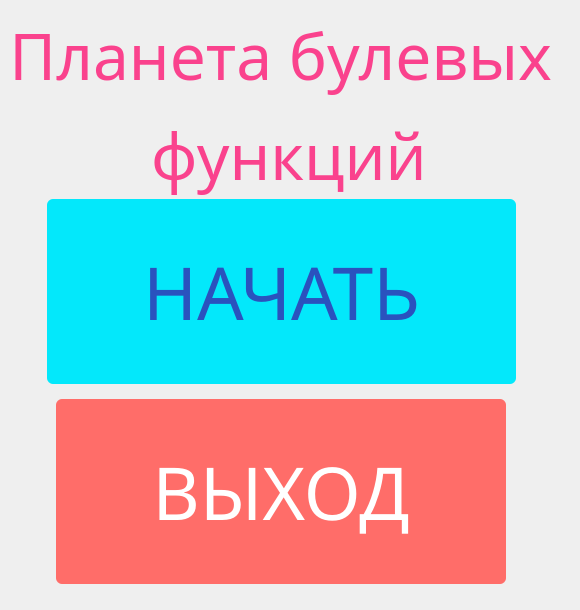
      <widget class="QWidget" name="page">
       <property name="styleSheet">
        <string notr="true">#page {
background-color: #18011b;
background-image: url(:/images/1.png)
}

QPushButton {
    display: inline-block;	
	box-sizing: border-box;
	padding: 0 20px;
    margin: 0 15px 15px 0;
	outline: none;
	border: none;  
	border-radius: 6px;
	height: 40px;
	line-height: 40px;
	color: #2a52be;
	background-color: #03e8fb;
	cursor: pointer;
	user-select: none;
	appearance: none;
	touch-action: manipulation;
}

QPushButton:hover {
  background-color: #ffd56b;
  color: #ff7538;
}

QPushButton:pressed {
	background-color: #AAAAAA;
    color: #fff;
}

QPushButton:enabled {
	pointer-events: none;
	opacity: 0;
}

QPushButton#exit{
  background-color: #ff6d69;
  color: #fff;
}
QPushButton#exit:hover{
  background-color: #ff3c36;
}
QPushButton#exit:hover:pressed {
	background-color: #AAAAAA;
    color: #fff;
}</string>
       </property>
       <layout class="QVBoxLayout" name="verticalLayout_10">
        <property name="spacing">
         <number>0</number>
        </property>
        <property name="leftMargin">
         <number>9</number>
        </property>
        <item>
         <widget class="QLabel" name="label_13">
          <property name="sizePolicy">
           <sizepolicy hsizetype="Preferred" vsizetype="Maximum">
            <horstretch>0</horstretch>
            <verstretch>0</verstretch>
           </sizepolicy>
          </property>
          <property name="font">
           <font>
            <family>XDRA Heavy</family>
            <pointsize>48</pointsize>
           </font>
          </property>
          <property name="text">
           <string>&lt;html&gt;&lt;head/&gt;&lt;body&gt;&lt;p&gt;&lt;span style=&quot; color:#fa428d;&quot;&gt;Планета булевых &lt;/span&gt;&lt;/p&gt;&lt;p&gt;&lt;span style=&quot; color:#fa428d;&quot;&gt;функций&lt;/span&gt;&lt;/p&gt;&lt;/body&gt;&lt;/html&gt;</string>
          </property>
          <property name="alignment">
           <set>Qt::AlignCenter</set>
          </property>
         </widget>
        </item>
        <item alignment="Qt::AlignHCenter">
         <widget class="QPushButton" name="play">
          <property name="sizePolicy">
           <sizepolicy hsizetype="Maximum" vsizetype="Maximum">
            <horstretch>0</horstretch>
            <verstretch>0</verstretch>
           </sizepolicy>
          </property>
          <property name="minimumSize">
           <size>
            <width>0</width>
            <height>200</height>
           </size>
          </property>
          <property name="maximumSize">
           <size>
            <width>16777215</width>
            <height>16777215</height>
           </size>
          </property>
          <property name="font">
           <font>
            <family>XDRA Heavy</family>
            <pointsize>55</pointsize>
           </font>
          </property>
          <property name="text">
           <string>    НАЧАТЬ    </string>
          </property>
         </widget>
        </item>
        <item alignment="Qt::AlignHCenter">
         <widget class="QPushButton" name="exit">
          <property name="sizePolicy">
           <sizepolicy hsizetype="Maximum" vsizetype="Maximum">
            <horstretch>0</horstretch>
            <verstretch>0</verstretch>
           </sizepolicy>
          </property>
          <property name="minimumSize">
           <size>
            <width>0</width>
            <height>200</height>
           </size>
          </property>
          <property name="font">
           <font>
            <family>XDRA Heavy</family>
            <pointsize>55</pointsize>
           </font>
          </property>
          <property name="text">
           <string>    ВЫХОД    </string>
          </property>
         </widget>
        </item>
       </layout>
      </widget>
